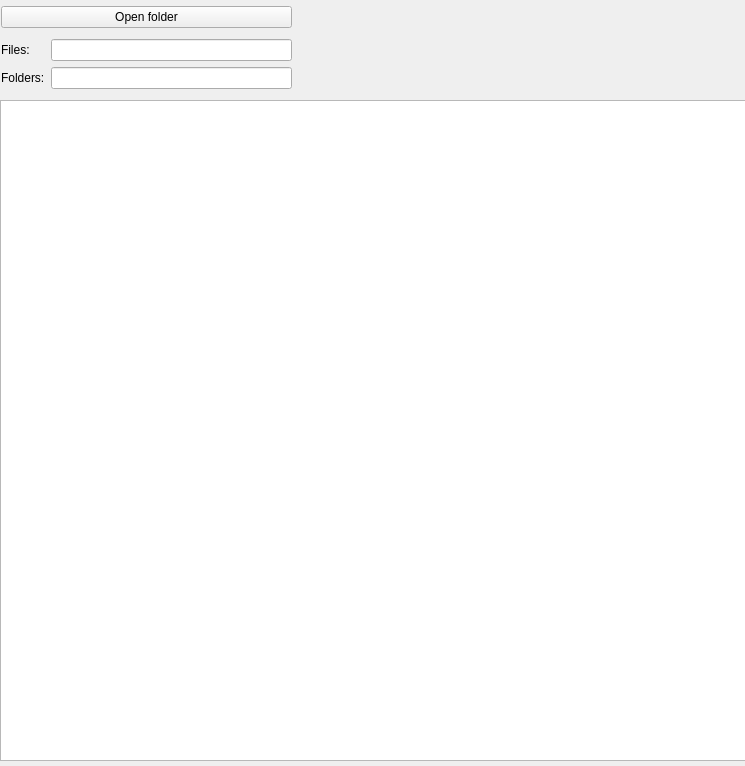
<?xml version="1.0" encoding="UTF-8"?>
<ui version="4.0">
 <class>MainWindow</class>
 <widget class="QMainWindow" name="MainWindow">
  <property name="geometry">
   <rect>
    <x>0</x>
    <y>0</y>
    <width>745</width>
    <height>766</height>
   </rect>
  </property>
  <property name="windowTitle">
   <string>MainWindow</string>
  </property>
  <widget class="QWidget" name="centralwidget">
   <widget class="QWidget" name="layoutWidget">
    <property name="geometry">
     <rect>
      <x>1</x>
      <y>1</y>
      <width>291</width>
      <height>93</height>
     </rect>
    </property>
    <layout class="QVBoxLayout" name="verticalLayout_3">
     <item>
      <widget class="QPushButton" name="openButton">
       <property name="text">
        <string>Open folder</string>
       </property>
      </widget>
     </item>
     <item>
      <layout class="QHBoxLayout" name="horizontalLayout">
       <item>
        <layout class="QVBoxLayout" name="verticalLayout">
         <item>
          <widget class="QLabel" name="label_2">
           <property name="text">
            <string>Files:</string>
           </property>
          </widget>
         </item>
         <item>
          <widget class="QLabel" name="label">
           <property name="text">
            <string>Folders:</string>
           </property>
          </widget>
         </item>
        </layout>
       </item>
       <item>
        <layout class="QVBoxLayout" name="verticalLayout_2">
         <item>
          <widget class="QLineEdit" name="lineEdit"/>
         </item>
         <item>
          <widget class="QLineEdit" name="lineEdit_2"/>
         </item>
        </layout>
       </item>
      </layout>
     </item>
    </layout>
   </widget>
   <widget class="QTextBrowser" name="textBrowser">
    <property name="geometry">
     <rect>
      <x>0</x>
      <y>100</y>
      <width>751</width>
      <height>661</height>
     </rect>
    </property>
   </widget>
  </widget>
 </widget>
 <resources/>
 <connections/>
</ui>
